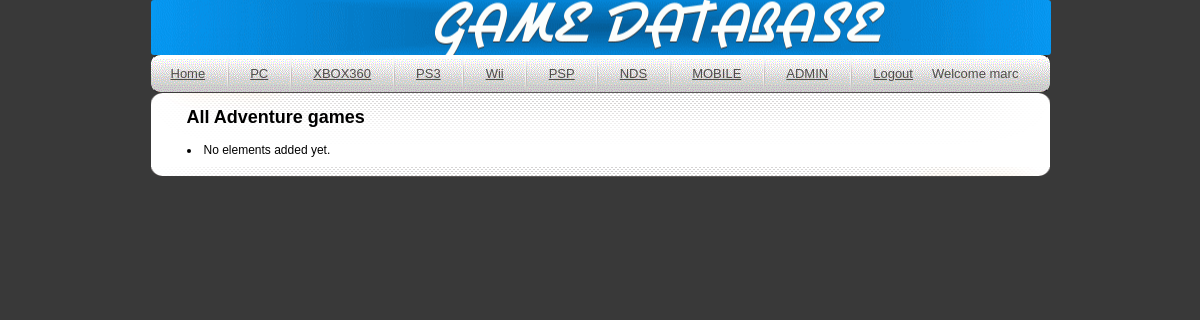
/type/Adventure (signed in), run on an earlier commit of the app's database.
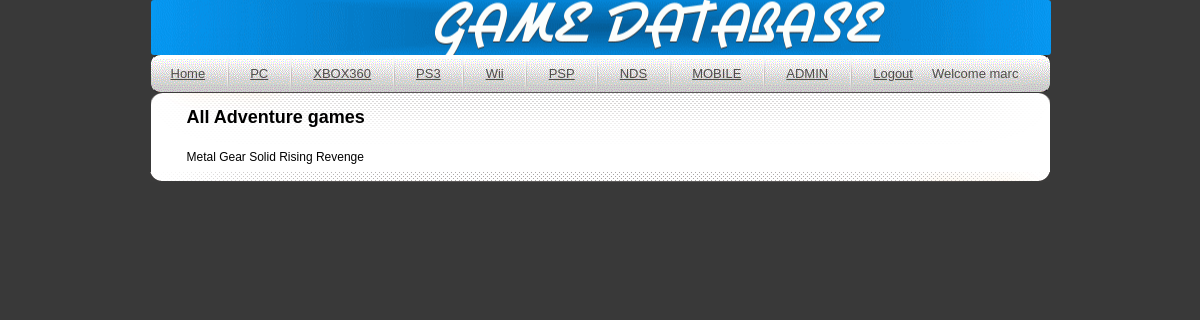
And on a later commit of the database.
### main/models.py (models this page shows, shortened)
class Game(models.Model):
    releaseDate = models.DateField()
    name = models.CharField(max_length=100,unique=True,primary_key=True)
    publisher = models.ForeignKey(Company)

### main/views.py (the view)
# urls.py: url(r'^type/([\w\s]+)$',gameByType),
@login_required(login_url='/login')
def gameByType(request,ref):
    try:
        Types = BelongsTo.objects.filter(Type=ref)
        g=[]
        for t in Types:
            g.append(str(t.game.name))
        variables=Context({
            'Title': 'All '+ref+' games',
            'result': g,
            'user': request.user,
            })
    except:
        raise Http404
    return render_to_response('details3.html',variables)

### main/templates/details3.html (shortened to what this page needs)
{% extends "main.html" %}
    {% block content %}
        <h2>{{Title}}</h2>
        {% for item in result %}
        <p>{{item}}</p>
                {% empty %}
        <li> No elements added yet.</li>
        <div style="clear: both">
        {% endfor %}
        </div>
    {% endblock %}

### main/templates/main.html (shortened to what this page needs)
<!DOCTYPE html PUBLIC "-//W3C//DTD XHTML 1.0 Transitional//EN" "http://www.w3.org/TR/xhtml1/DTD/xhtml1-transitional.dtd">
<html xmlns="http://www.w3.org/1999/xhtml">
<head>
{% load staticfiles %}
<link rel="stylesheet" type="text/css" href="{% static "css/style.css" %}" />
</head>
<body>
<div id="wrap">
    <div class="header">
        <div class="logo"></div>
    <div id="menu">
        <ul>
            <li class="selected"><a href="/">Home</a></li>
            <li class="divider"></li>
            <li class="selected"><a href="/PC">PC</a></li>
            <li class="divider"></li>
            <li class="selected"><a href="/Xbox 360">XBOX360</a></li>
            <li class="divider"></li>
            <li class="selected"><a href="/PlayStation 3">PS3</a></li>
            <li class="divider"></li>
            <li class="selected"><a href="/Wii">Wii</a></li>
            <li class="divider"></li>
            <li class="selected"><a href="/PSP">PSP</a></li>
            <li class="divider"></li>
            <li class="selected"><a href="/Nintendo DS">NDS</a></li>
            <li class="divider"></li>
            <li class="selected"><a href="/Mobile">MOBILE</a></li>
            <li class="divider"></li>
            <li class="selected"><a href="/admin">ADMIN</a></li>
            <li class="divider"></li>
            <li class="selected">{% if user.username %}
                                    <a href="/logout/">Logout</a>
                                    {% else %}
                                    <a href="/login">Log in</a>
                                    <a href="/register">Register</a>
                                    {% endif %}</li>
            <li class=selected"><a href="">Welcome {{ user }}</a></li>
        </ul>
    </div>
</div>
    <div class="center_content">
            {% if user.is_authenticated %}
                {% block content %}{% endblock %}
            {%else%}
<!--               <h3>PLEASE LOG IN TO SEE THE CONTENT ( Default User [user01: 123456] )</h3>
-->                               {% block contents %}{% endblock %}
            {% endif %}
    <p></p>
    </div>
     <div class="clear">
        <p></p>
     </div>
</div>
</body>
</html>

### static/css/style.css (style rules this page uses)
body { background-color:#393939; font-family:Arial, Helvetica, sans-serif; padding:0; font-size:12px; margin:0px auto auto auto; color:#000000; }
a { color:#993a4e; }
.clear { clear:both; }
p { padding:5px 0 5px 0; margin:0px; text-align:justify; line-height:19px; }
#wrap { width: 899px; height: auto; margin: auto; background-color: #393939; }
.header { width: 900px; height: auto; margin: auto; border-radius: 3px; background-color: #393939; background: url(/static/images/banner.gif) no-repeat center; }
.logo { padding: 55px 0 0 322px; }
#menu { width:899px; height: 37px; float: left; padding: 0px; margin: 30px 0 30 150px; _margin: 30px 0 0 80px; border-radius: 8px; background:url(/static/images/menu_bg.gif) no-repeat center center; }
#menu ul { display: block; list-style: none; padding: 0px 0 0 10px; margin: 0px; }
#menu ul li { display: inline; padding: 0px; margin: 0px; height: 0px; }
#menu ul li a { height:37px; display:block; padding:0px 5px 0 5px; margin:0 4px 0 4px; _margin:0 2px 0 2px; float:left; text-decoration:none; text-align:center; color:#504d4b; font-size:13px; line-height:37px; }
#menu ul li.selected a { height:37px; display:block; padding:0px 5px 0 5px; margin:0 5px 0 5px; float:left; text-decoration:underline; text-align:center; color:#504d4b; font-size:13px; line-height:37px; }
#menu ul li.divider { height:37px; width:2px; display:block; padding:0px 7px 0 6px; margin:0 5px 0 5px; float:left; background:url(/static/images/divider.gif) no-repeat center top; }
.center_content { width: 899px; padding: 0px 0 0 0; margin: 0px; text-indent: 3em; float: left; background: url(/static/images/center_bg.gif) no-repeat center top; background-color: #FFFFFF; }
.clear { clear: both; background: url(/static/images/center_bg2.gif) no-repeat center bottom; margin: 0px; }

What changed in the data, as far as the page shows it:
added Game: result "Metal Gear Solid Rising Revenge"
Also different on the page:
text no longer shown: "No elements added yet."
